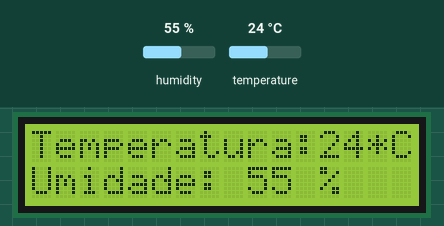
The sketch below on a simulated Arduino Uno, built with avr-gcc and run on an emulated ATmega328P. Parts: 16×2 character LCD. The test bench sets the inputs (shaded band); at power-on: humidity 55 %, temperature 24 °C.

Above: at 1.2 s.
1.3 s: humidity set to 22 %
At 2.8 s:
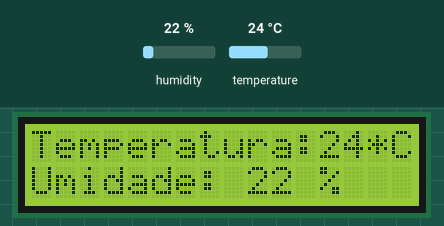
3.7 s: temperature set to 12 °C
At 5.0 s:
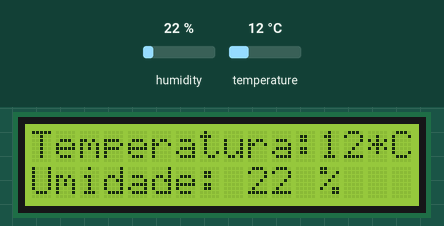
5.8 s: humidity set to 40 %
At 7.2 s:
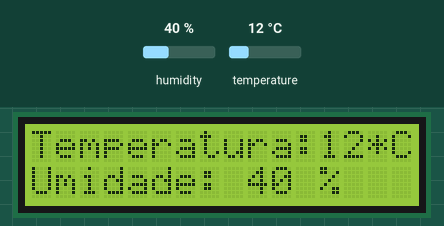
7.9 s: temperature set to 19 °C
At 9.4 s:
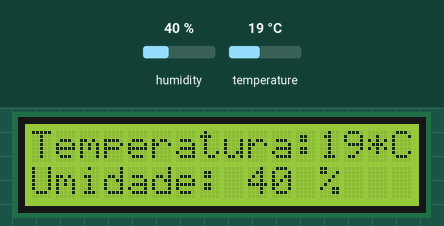
Timing chart, 0 to 10.9 s (numbered marks = the images above; inputs shaded):
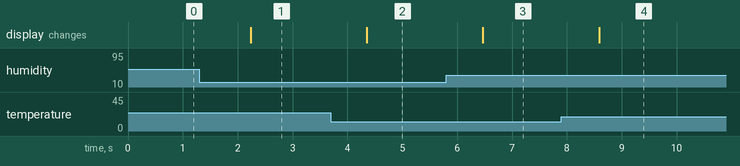

The sketch:

temperatura_umidade.ino
```cpp
#include "SimpleDHT.h" // biblioteca do sensor
#include "LiquidCrystal_I2C.h" // biblioteca da tela lcd IIC LCD1602

LiquidCrystal_I2C lcd(0x27,16,2); // seta o endereço do LCD para 0x27 para 16 caracteres e 2 linhas

int pinDHT11 = 2; // pino que recebe as informações do sensor
SimpleDHT11 dht11; // cria um objeto do sensor DHT11

void setup() {
  lcd.init(); // inicia o LCD
}

void loop() {
  byte temperature = 0; // armazena a temperatura
  byte humidity = 0; // armazena a umidade
  byte data[40] = {0}; // bytes de dados

  // chama a função de leitura do sensor, se der erro, diz que a leitura falhou
  if (dht11.read(pinDHT11, &temperature, &humidity, data)) {
    lcd.setCursor(0, 0); // seta o cursor de escrita para o ponto (0, 0)
    lcd.print("Leitura falhou");
    return;
  }

  lcd.backlight(); // inicializa a luz de fundo do lcd
  lcd.setCursor(0, 0); // seta o cursor de escrita para o ponto (0, 0)
  lcd.print("Temperatura:  *C"); // printa esse texto na tela
  lcd.setCursor(12, 0); // seta o cursor de escrita para o ponto (12, 0)
  lcd.print((int)temperature); // printa a temperatura lida na tela
  lcd.setCursor(0, 1); // seta o cursor de escrita para o ponto (1, 0)
  lcd.print("Umidade:    %"); // printa esse texto na tela
  lcd.setCursor(9, 1); // seta o cursor de escrita para o ponto (10, 0)
  lcd.print((int)humidity); // printa a umidade lida na tela

  delay(1000); // aguarda 1 segundo
}
```

Measured:
- after the input at 1.3 s, the display: changes after 0.94 s (image 1)
- after the input at 3.7 s, the display: changes after 0.65 s (image 2)
- after the input at 5.8 s, the display: changes after 0.67 s (image 3)
- after the input at 7.9 s, the display: changes after 0.69 s (image 4)
